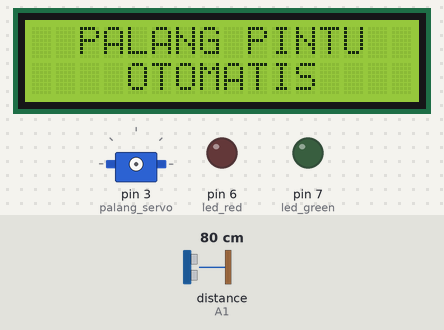
Recording of a sketch running on a simulated Arduino Uno, built with avr-gcc and run on an emulated ATmega328P. Parts: 16×2 character LCD, servo, output pins drawn as LEDs (lit = HIGH). Wiring (inferred from the names in the program): ultrasonic range finder: trigger A0; echo A1. Inputs (shaded band) come from the test bench; at power-on: distance to the obstacle (sensor on A1) 80 cm. The echo pulse lasts 58.3 µs per cm; pins used as bus, display or sensor lines are not drawn.

Above: at 3.0 s.
At 6.9 s:
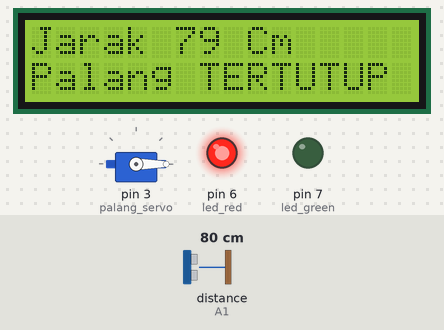
7.0 s: distance to the obstacle (sensor on A1) set to 17 cm
At 9.0 s:
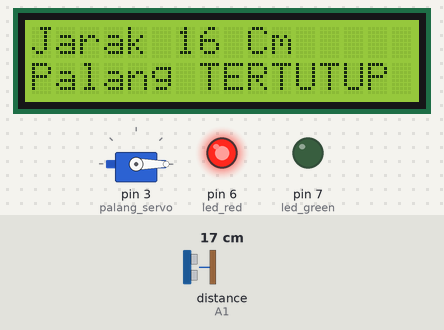
9.3 s: distance to the obstacle (sensor on A1) set to 13 cm
At 10.4 s:
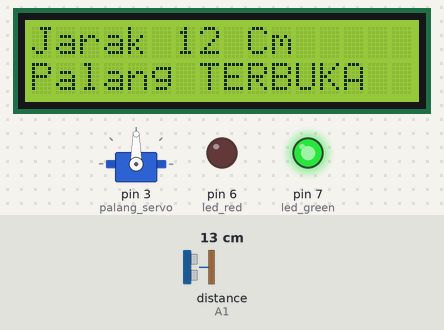
11.3 s: distance to the obstacle (sensor on A1) set to 2 cm
At 12.3 s:
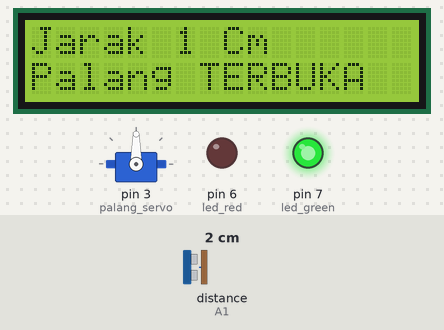
Timing chart, 0 to 14.3 s (numbered marks = the images above; inputs shaded):
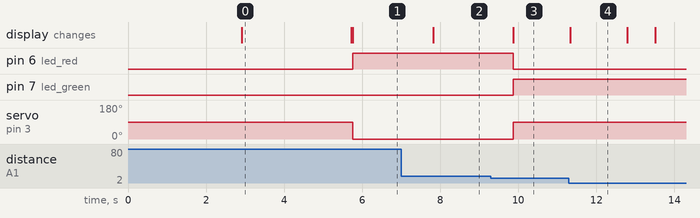

The sketch:

Source_Code.ino
```cpp
// import library
#include <Wire.h>
#include <LiquidCrystal_I2C.h>
#include <Servo.h>

LiquidCrystal_I2C lcd(0x27,16,2);           // to control the I2C LCD module

// initialize pin
const int led_red = 6;
const int led_green = 7;
const int trigPin = A0;
const int echoPin = A1;

unsigned long duration;
int distance;
Servo palang_servo;

void setup() {

  lcd.init();


  lcd.backlight();
  lcd.setCursor(0,0);                       // to set the cursor position (row, col)
  lcd.print(" FINAL PROJECT. ");            // to display text
  lcd.setCursor(4,1);
  lcd.print(" KOMDAT ");
  delay(2800);
  lcd.clear();

  lcd.setCursor(0,0);                       // to set the cursor position (row, col)
  lcd.print("  PALANG PINTU");
  lcd.setCursor(0,1);
  lcd.print("    OTOMATIS");
  delay(2800);
  lcd.clear();

  palang_servo.attach(3);                   // initialize pin palang_servo to pin 3

  pinMode(led_red, OUTPUT);
  pinMode(led_green, OUTPUT);

  pinMode(trigPin, OUTPUT);
  pinMode(echoPin, INPUT);
}

void loop() {

  // first step in measuring distances using ultrasonic sensor
  digitalWrite(trigPin, LOW);
  delayMicroseconds(2);
  digitalWrite(trigPin, HIGH);
  delayMicroseconds(10);
  digitalWrite(trigPin, LOW);

  duration = pulseIn(echoPin, HIGH);
  distance = duration * 0.034 / 2;

  if (distance > 0 && distance < 15) {	    // conditional statement
    lcd.setCursor(0,0);
    lcd.print("Jarak ");
    lcd.print(distance);
    lcd.print(" Cm  ");
    lcd.setCursor(0,1);
    lcd.print("Palang TERBUKA ");

    digitalWrite(led_red, LOW);		          // red led (OFF)
    digitalWrite(led_green, HIGH);	        // green led (ON)

    palang_servo.write(90);		              //set servo motor to a 90°
    delay(700);

  } else {
    lcd.setCursor(0,0);
    lcd.print("Jarak ");
    lcd.print(distance);
    lcd.print(" Cm   ");
    lcd.setCursor(0,1);
    lcd.print("Palang TERTUTUP ");

    digitalWrite(led_red, HIGH);             // red led (ON)
    digitalWrite(led_green, LOW);            // green led (OFF)

    palang_servo.write(0);                   // set servo motor to a 0°
    delay(1000);
  }
}
```

Measured:
- the behaviour switches between 16 and 15 cm on distance to the obstacle (sensor on A1) (found by bisection; images 2 and 3)
- after the input at 7.0 s, the display: changes after 0.82 s (image 2)
- after the input at 9.3 s, pin 6 (led_red): HIGH → LOW after 0.58 s; pin 7 (led_green): LOW → HIGH after 0.58 s; servo on pin 3 (palang_servo): 0° → 90° after 0.58 s; the display: changes after 0.58 s (image 3)
- after the input at 11.3 s, the display: changes at once (image 4)
- what the display in image 0 shows lasts 2.8 s, from 2.9 s to 5.7 s
- what the display in image 4 shows lasts 1.5 s, from 11.3 s to 12.8 s
